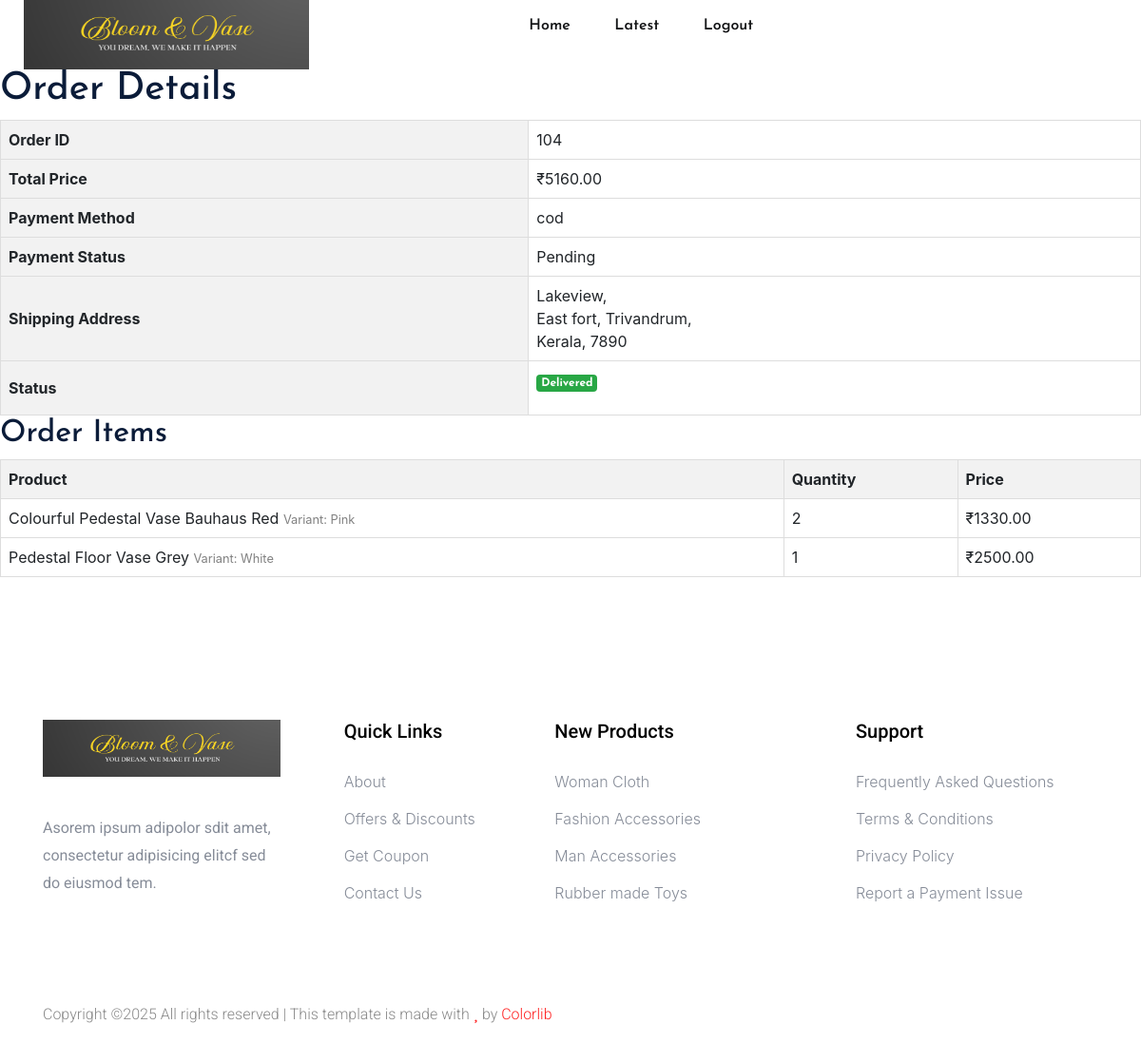
The page /order/order/104/ (signed in) on the database its author committed.
### order/models.py (models this page shows, shortened)
class Order(models.Model):
    STATUS_CHOICES = (
        ('Pending','Pending'),
        ('Processing','Processing'),
        ('Shipped','Shipped'),
        ('Delivered','Delivered'),
        ('Cancelled','Cancelled')
    )
    RETURN_STATUS_CHOICES = (
        ('Return Requested','Return Requested'),
        ('Returned','Returned'),
        ('Rejected','Rejected')
    )
    PAYMENT_STATUS_CHOICES = (
        ('Pending','Pending'),
        ('Paid','Paid')
    )
    user = models.ForeignKey(MyUser,on_delete=models.CASCADE)
    created_at = models.DateTimeField(default=timezone.now)
    total_price = models.DecimalField(max_digits=10,decimal_places=2)
    status = models.CharField(max_length=50,choices=STATUS_CHOICES,default='Pending')
    street_address=models.CharField(max_length=255)
    city = models.CharField(max_length=100)
    district = models.CharField(max_length=100)
    state = models.CharField(max_length=100)
    pincode = models.CharField(max_length=20)
    payment = models.CharField(max_length=100)
    payment_status = models.CharField(max_length=100,choices=PAYMENT_STATUS_CHOICES,default='Pending')
    is_return = models.BooleanField(default=False)
    return_status = models.CharField(max_length=100,choices = RETURN_STATUS_CHOICES,default='none')
    is_cancelled = models.BooleanField(default=False)

class OrderItem(models.Model):
    order = models.ForeignKey(Order,on_delete=models.CASCADE)
    product = models.ForeignKey(Product,on_delete=models.CASCADE)
    quantity = models.IntegerField()
    price = models.DecimalField(max_digits=10,decimal_places=2)
    variant = models.ForeignKey('product.ProductVariant', on_delete=models.CASCADE, null=True, blank=True)

### product/models.py (models this page shows, shortened)
class ProductVariant(models.Model):
    product = models.ForeignKey('Product', on_delete=models.CASCADE, related_name='variants')
    color = models.CharField(max_length=50)
    quantity = models.PositiveIntegerField()
    variant_image = models.ImageField(upload_to='products/variants', null=True, blank=True)

class Product(models.Model):
    CHOICES = [
        ('large','Large'),
        ('medium','Medium'),
        ('small','Small')
    ]
    name = models.CharField(max_length=100)
    base_image = models.ImageField(upload_to='products/base')
    quantity = models.PositiveIntegerField()
    price = models.PositiveIntegerField()
    description = models.TextField()
    created = models.DateTimeField(default=datetime.now)
    discount = models.FloatField()
    size = models.CharField(max_length=20,choices=CHOICES,default = 'small')
    category = models.ForeignKey('Category',on_delete=models.CASCADE)
    soft_deleted = models.BooleanField(default=False)

### order/views.py (the view)
# urls.py: path('order/<int:order_id>/', order_details, name='order_details'),
def order_details(request, order_id):
    order = get_object_or_404(Order, id=order_id, user=request.user)
    return render(request, 'order_details.html', {'order': order})

### order/templates/order_details.html (shortened to what this page needs)
{% extends 'user/index.html' %}
{% load static %}
{% block body %}
<!DOCTYPE html>
<html lang="en">
<head>
</head>
<body>
    <h1>Order Details</h1>
    {% if order %}
        <table>
            <tr>
                <th>Order ID</th>
                <td>{{ order.id }}</td>
            </tr>
            <tr>
                <th>Total Price</th>
                <td>₹{{ order.total_price }}</td>
            </tr>
            <tr>
                <th>Payment Method</th>
                <td>{{ order.payment }}</td>
            </tr>
            <tr>
                <th>Payment Status</th>
                <td>{{ order.payment_status }}</td>
            </tr>
            <tr>
                <th>Shipping Address</th>
                <td>
                    {{ order.street_address }},<br>
                    {{ order.city }}, {{ order.district }},<br>
                    {{ order.state }}, {{ order.pincode }}
                </td>
            </tr>
            <tr>
                <th>Status</th>
                <td>{% if order.is_return %}
                    {% if order.return_status == 'Return requested' %}
                        <p style="color:black">{{ order.return_status }}</p>
                    {% elif order.return_status == 'Returned' %}
                        <p style="color:green">{{ order.return_status }}</p>
                    {% else %}
                        <p style="color:red">{{ order.return_status }}</p>
                    {% endif %}
                {% elif order.is_cancelled %}
                    <p>cancelled</p>
                {% else %}
                <span class="badge bg-success">{{ order.status }}</span>
                {% endif %}</p>
</td>
            </tr>
        </table>
        <h2>Order Items</h2>
        <table>
            <thead>
                <tr>
                    <th>Product</th>
                    <th>Quantity</th>
                    <th>Price</th>
                </tr>
            </thead>
            <tbody>
                {% for item in order.orderitem_set.all %}
                    <tr>
                        <td>
                            {% if item.variant %}
                            {{ item.variant.product.name }}
                            {% else %}
                            {{ item.product.name }}
                            {% endif %}
                            {% if item.variant %}
                            <small style="color: gray;">Variant: {{ item.variant.color }}</small>
                        {% endif %}</td>
                        <td>{{ item.quantity }}</td>
                        <td>₹{{ item.price }}</td>
                    </tr>
                {% endfor %}
            </tbody>
        </table>
    {% else %}
        <p>No order details available.</p>
    {% endif %}
</body>
</html>
{% endblock body %}

### order/templates/order_details.html (style rules this page uses)
table { width: 100%; border-collapse: collapse; }
th, td { border: 1px solid #ddd; padding: 8px; text-align: left; }
th { background-color: #f2f2f2; }

### rows shown on the page
Order: id "104", total_price "5160.00", payment "cod", payment_status "Pending", street_address "Lakeview", city "East fort", district "Trivandrum", state "Kerala", pincode "7890", status "Delivered"
OrderItem: variant.product.name "Colourful Pedestal Vase Bauhaus Red", variant.color "Pink", quantity "2", price "1330.00"
OrderItem: variant.product.name "Pedestal Floor Vase Grey", variant.color "White", quantity "1", price "2500.00"
